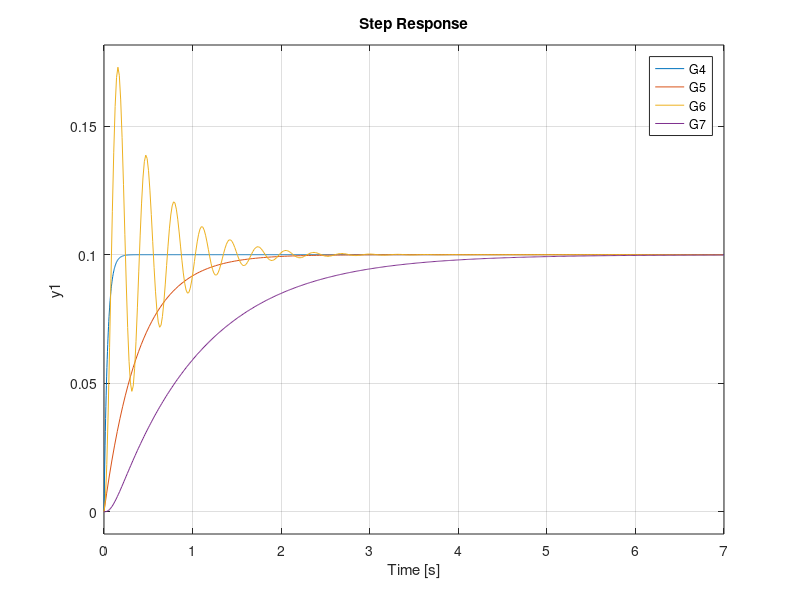

Write MATLAB code to recreate this figure. (Note: this script raises an error after producing the figure.)
clc
clear
close all

s=tf('s');
%%
%1

G4 = 2.5 / (s + 25);
G5 = 0.25 / (s + 2.5);
G6 = 40 / (s^2 + 4*s + 400);
G7 = 40 / (s^3 + 42*s^2 + 441*s + 400);
figure
step (G4, G5, G6, G7)
figure
pzplot (G4, G5, G6, G7)
%%
%2
G8 = 3 / ((s + 5)*(s + 6));
G9 = -(s - 3)/((s + 5)*(s + 6));
G10= -30 * (s - 0.1)/((s + 5)*(s + 6));

step (G8, G9, G10)
%%
%3
G11 = 4/(s^2 + 2*s + 4); % zeta = 0.5
G12 = 4/(s^2 + 3*s + 4); % zeta = 0.75
G13 = 4/(s^2 + 4*s + 4); % zeta = 1
G14 = 4/(s^2 + 5*s + 4); % zeta = 1.25

step(G11, G12, G13, G14)
%%
G15 = 5 / (s^2 + 2*s + 5);
G16 = 125 / (s^3 + 27*s^2 + 55*s + 125);
G17 = 2045 / (s^4 + 42*s^3 + 494*s^2 + 1018*s + 2045);
figure
step (G15, G16 , G17);
figure
pzplot (G15, G16 , G17);


%%
G18 = 4 / (s^2 + 4*s + 16);
figure
step(G18)
figure
impulse(G18)
